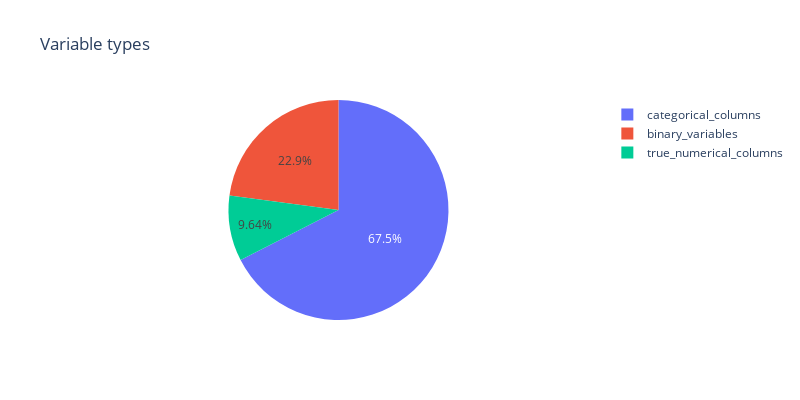

Notebook code cell kept with this figure:
### Code cell
variables = {
    'categorical_columns': len(categorical_columns),
    'binary_variables': len(binary_variables),
    'true_numerical_columns': len(true_numerical_columns)
}
pie_trace = go.Pie(labels=list(variables.keys()), values=list(variables.values()))
layout = dict(title= "Variable types", height=400, width=800)
fig = dict(data=[pie_trace], layout=layout)
iplot(fig)

### Figure 1 — Plotly figure (JSON) as saved in the notebook; plotly's stock layout.template omitted (floating-point values rounded to 4 significant figures)
{"data": [{"labels": ["categorical_columns", "binary_variables", "true_numerical_columns"], "type": "pie", "values": [56, 19, 8]}], "layout": {"height": 400, "title": {"text": "Variable types"}, "width": 800}}
